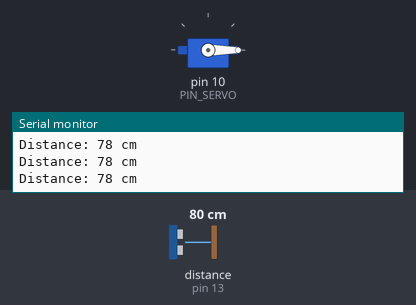
Simulated run of this sketch. Board: Arduino Uno, built with avr-gcc and run on an emulated ATmega328P. Shown: servo, the last lines printed to the serial monitor. Wiring (inferred from the names in the program): ultrasonic range finder: trigger pin 12; echo pin 13. The inputs (shaded band) are chosen by the test bench; at power-on: distance to the obstacle (sensor on pin 13) 80 cm. The echo pulse lasts 58.3 µs per cm.

Above: at 1.7 s.
1.8 s: distance to the obstacle (sensor on pin 13) set to 29 cm
3.4 s: distance to the obstacle (sensor on pin 13) set to 23 cm
At 5.04 s:
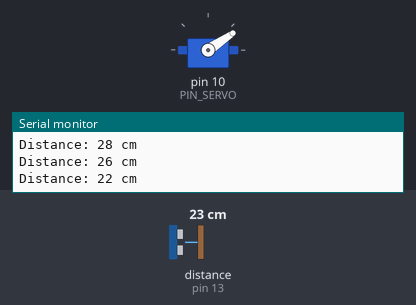
At 6.9 s:
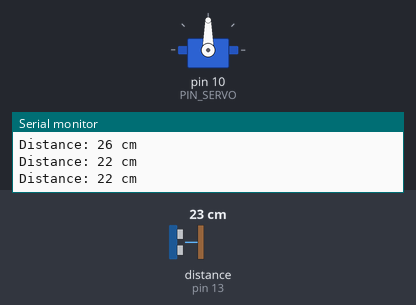
Timing chart, 0 to 8.4 s (numbered marks = the images above; inputs shaded):
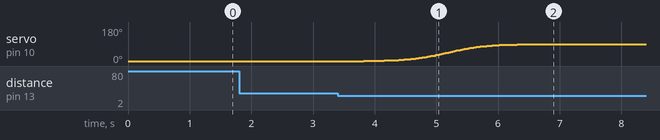

Measured:
- the behaviour switches between 27 and 26 cm on distance to the obstacle (sensor on pin 13) (found by bisection; images 0 and 1)
- after the input at 3.4 s, servo on pin 10 (PIN_SERVO): moves from 0° to 90° over 2.9 s, starting after 0.42 s

The sketch:

10_example_3.ino
```cpp
#include <Servo.h>
#include <math.h>

#define PIN_SERVO 10
#define PIN_TRIG 12
#define PIN_ECHO 13

#define THRESHOLD_UP 25
#define THRESHOLD_DOWN 15

int startAngle = 0;
int stopAngle  = 90;

Servo myServo;

bool isBarrierUp = false;

unsigned long MOVING_TIME = 3000;

long readStableDistance() {
  long sum = 0;
  for (int i = 0; i < 10; i++) {
    digitalWrite(PIN_TRIG, LOW);
    delayMicroseconds(2);
    digitalWrite(PIN_TRIG, HIGH);
    delayMicroseconds(10);
    digitalWrite(PIN_TRIG, LOW);
    pinMode(PIN_ECHO, INPUT);
    long duration = pulseIn(PIN_ECHO, HIGH);

    long distance = duration * 0.034 / 2;
    sum += distance;
    delay(10);
  }
  return sum / 10;
}

void smoothMoveSigmoid(int targetAngle) {
  unsigned long moveStartTime = millis();
  int currentAngle = myServo.read();

  int startValue = currentAngle;
  int endValue = targetAngle;

  while (millis() - moveStartTime <= MOVING_TIME) {
    double progressRatio = (double)(millis() - moveStartTime) / MOVING_TIME;
    double sigmoidInput = 10.0 * (progressRatio - 0.5);
    double sigmoidOutput = 1.0 / (1.0 + exp(-sigmoidInput));
    int nextAngle = startValue + sigmoidOutput * (endValue - startValue);
    myServo.write(nextAngle);
    delay(15);
  }
  myServo.write(targetAngle);
}

void setup() {
  myServo.attach(PIN_SERVO);
  pinMode(PIN_TRIG, OUTPUT);
  myServo.write(startAngle);
  delay(500);
  Serial.begin(9600);
}

void loop() {
  long distance = readStableDistance();
  Serial.print("Distance: ");
  Serial.print(distance);
  Serial.println(" cm");

  if (distance <= THRESHOLD_UP && !isBarrierUp) {
    smoothMoveSigmoid(stopAngle);
    isBarrierUp = true;
  }
  else if (distance <= THRESHOLD_DOWN && isBarrierUp) {
    smoothMoveSigmoid(startAngle);
    isBarrierUp = false;
  }
  else if (distance > THRESHOLD_UP && isBarrierUp) {
      smoothMoveSigmoid(startAngle);
      isBarrierUp = false;
  }

  delay(100);
}
```
